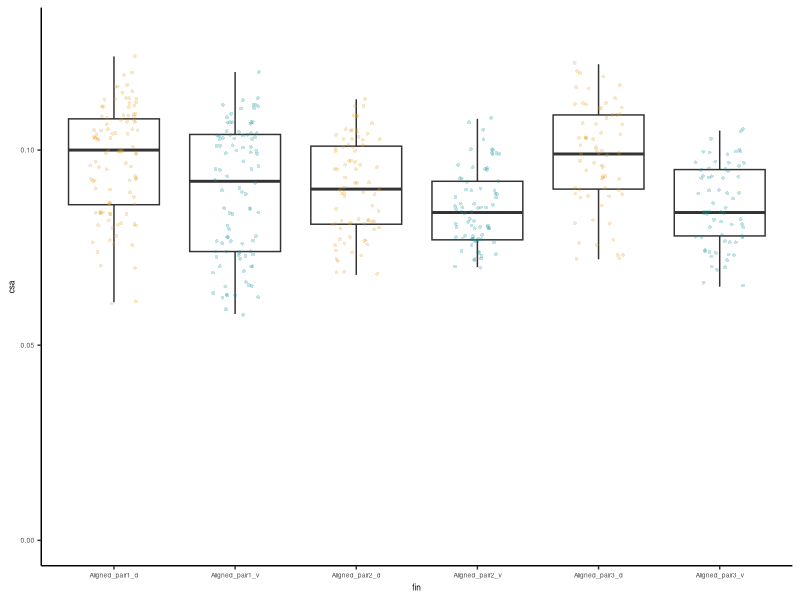

R code for this plot: (Note: this script raises an error after producing the figure.)
# Purpose: Measure and plot fin rays for specimen Eusthenopteron CMNH10926
#
# note: 
#  CSA == cross sectional area
#  second_moment_min == second moment of area around major axis
#  second_moment_max == second moment of area around minor axis
#
# 2019-05-05
# TAS


# initialize packages ####
library(ggplot2)


# load data ####
rm(list = ls()) # clear any old vars
eusthenopteron_all_data <- read.table("data_raw/CMNH1092_CSA_and_SMA.txt", head=TRUE) # load data


# plot data ####

# set color scheme for d vs v
group.colors <- c(Aligned_pair1_d="#E89E1C", Aligned_pair1_v="#0D929A", 
                  Aligned_pair2_d="#E89E1C", Aligned_pair2_v="#0D929A",
                  Aligned_pair3_d="#E89E1C", Aligned_pair3_v="#0D929A")

# plot cross sectional area.
p_eust_csa <- ggplot(data=eusthenopteron_all_data, aes(x=fin, y=csa)) +
  geom_boxplot() +
  geom_jitter(shape=16, position=position_jitter(0.2), size=1, alpha=0.25, aes(color=fin)) +
  scale_color_manual(values = group.colors) +
  ylim(0,0.13) +
  theme_classic() +
  theme(legend.position="none", text=element_text(size=6))
ggsave("output_figures/CMNH10926_csa.pdf", plot=p_eust_csa,  width=5, height=5, units = "cm")

# plot second moment of area - minimum 
p_eust_2nd_mom <- ggplot(data=eusthenopteron_all_data, aes(x=fin, y=second_moment_min))  +
  geom_boxplot() +
  geom_jitter(shape=16, position=position_jitter(0.2), size=1, alpha=0.25, aes(color=fin)) +
  theme_classic() +
  ylim(0,0.00101) +
  theme(legend.position="none") +
  scale_color_manual(values = group.colors)
ggsave("output_figures/CMNH10926_csa_mom.pdf", plot=p_eust_2nd_mom,  width=6, height=5, units = "cm")


# analyzing eusthenopteron rays ####
eusth_d1 <- eusthenopteron_all_data[eusthenopteron_all_data$fin=="Aligned_pair1_d",]
eusth_v1 <- eusthenopteron_all_data[eusthenopteron_all_data$fin=="Aligned_pair1_v",]
eusth_d2 <- eusthenopteron_all_data[eusthenopteron_all_data$fin=="Aligned_pair2_d",]
eusth_v2 <- eusthenopteron_all_data[eusthenopteron_all_data$fin=="Aligned_pair2_v",]
eusth_d3 <- eusthenopteron_all_data[eusthenopteron_all_data$fin=="Aligned_pair3_d",]
eusth_v3 <- eusthenopteron_all_data[eusthenopteron_all_data$fin=="Aligned_pair3_v",]

# comparing difference in CSA -- for figure
(mean(eusth_d1$csa)/mean(eusth_v1$csa) + mean(eusth_d2$csa)/mean(eusth_v2$csa) + mean(eusth_d3$csa)/mean(eusth_v3$csa) ) /3

# comparing SMA, minimum - for text
(mean(eusth_d1$second_moment_min)/mean(eusth_v1$second_moment_min) + mean(eusth_d2$second_moment_min)/mean(eusth_v2$second_moment_min) + mean(eusth_d3$second_moment_min)/mean(eusth_v3$second_moment_min) ) /3


# statistics ####
# test if data are normally distributed.
shapiro.test(eusth_d1$csa)
shapiro.test(eusth_d2$csa)
shapiro.test(eusth_d3$csa)
shapiro.test(eusth_v1$csa)
shapiro.test(eusth_v2$csa)
shapiro.test(eusth_v3$csa)
shapiro.test(eusth_d1$second_moment_min)
shapiro.test(eusth_d2$second_moment_min)
shapiro.test(eusth_d3$second_moment_min)
shapiro.test(eusth_v1$second_moment_min)
shapiro.test(eusth_v2$second_moment_min)
shapiro.test(eusth_v3$second_moment_min)

# Interpreting: p-values < 0.05 imply that the distribution of the data are significantly different from normal distribution. In other words, we can assume that they are not-normal.
# Therefore, it is more appropriate to run the Mann-Whitney-Wilcoxon Test, which allows us to test whether the population distributions are identical without assuming them to follow the normal distribution.

#  table of these results
d1_vs_v1_csa <- as.vector(c("Eusthenopteron", "CMNH10926", "d1_vs_v1", "csa", wilcox.test(eusth_d1$csa, eusth_v1$csa)$statistic, wilcox.test(eusth_d1$csa, eusth_v1$csa)$p.value))
d2_vs_v2_csa <- as.vector(c("Eusthenopteron", "CMNH10926", "d2_vs_v3", "csa", wilcox.test(eusth_d2$csa, eusth_v2$csa)$statistic, wilcox.test(eusth_d2$csa, eusth_v2$csa)$p.value))
d3_vs_v3_csa <- as.vector(c("Eusthenopteron", "CMNH10926", "d2_vs_v3", "csa", wilcox.test(eusth_d3$csa, eusth_v3$csa)$statistic, wilcox.test(eusth_d3$csa, eusth_v3$csa)$p.value))
d1_vs_v1_mom <- as.vector(c("Eusthenopteron", "CMNH10926", "d1_vs_v1", "sma", wilcox.test(eusth_d1$second_moment_min, eusth_v1$second_moment_min)$statistic, wilcox.test(eusth_d1$second_moment_min, eusth_v1$second_moment_min)$p.value))
d2_vs_v2_mom <- as.vector(c("Eusthenopteron", "CMNH10926", "d2_vs_v3", "sma", wilcox.test(eusth_d2$second_moment_min, eusth_v2$second_moment_min)$statistic, wilcox.test(eusth_d2$second_moment_min, eusth_v2$second_moment_min)$p.value))
d3_vs_v3_mom <- as.vector(c("Eusthenopteron", "CMNH10926", "d2_vs_v3", "sma", wilcox.test(eusth_d3$second_moment_min, eusth_v3$second_moment_min)$statistic, wilcox.test(eusth_d3$second_moment_min, eusth_v3$second_moment_min)$p.value))

suppl_table <- rbind(d1_vs_v1_csa, d2_vs_v2_csa, d3_vs_v3_csa,
                     d1_vs_v1_mom, d2_vs_v2_mom, d3_vs_v3_mom)
colnames(suppl_table) <- c("species", "specimen","rays_compared", "comparison", "W", "p-value")
  
write.table(suppl_table,"output_files/tetrapodomorph_dv_wilcox_test.txt",
            row.names = FALSE,
            quote=FALSE,
            append = TRUE,
            col.names = FALSE)

